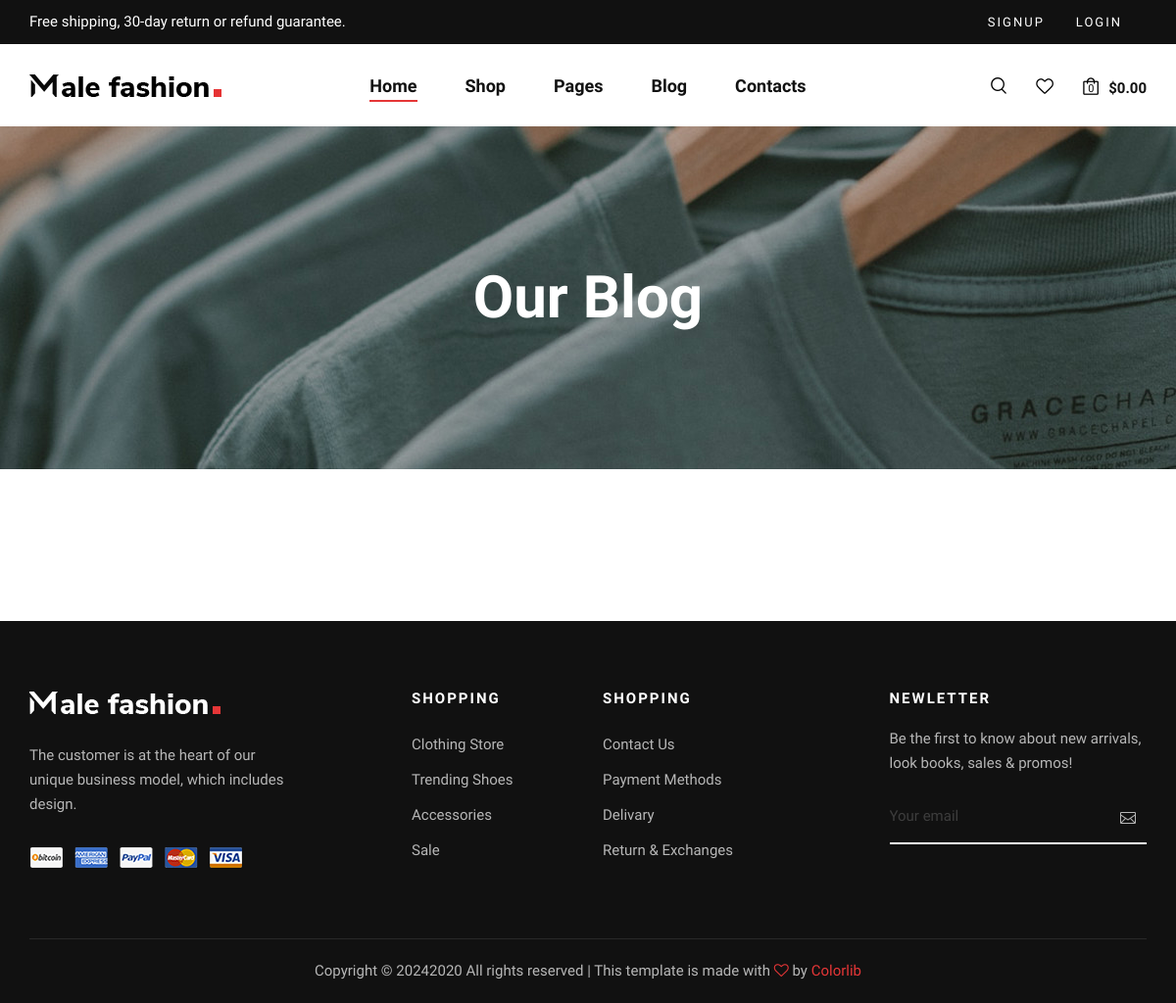
/blog_list/, run on an earlier commit of the app's database.
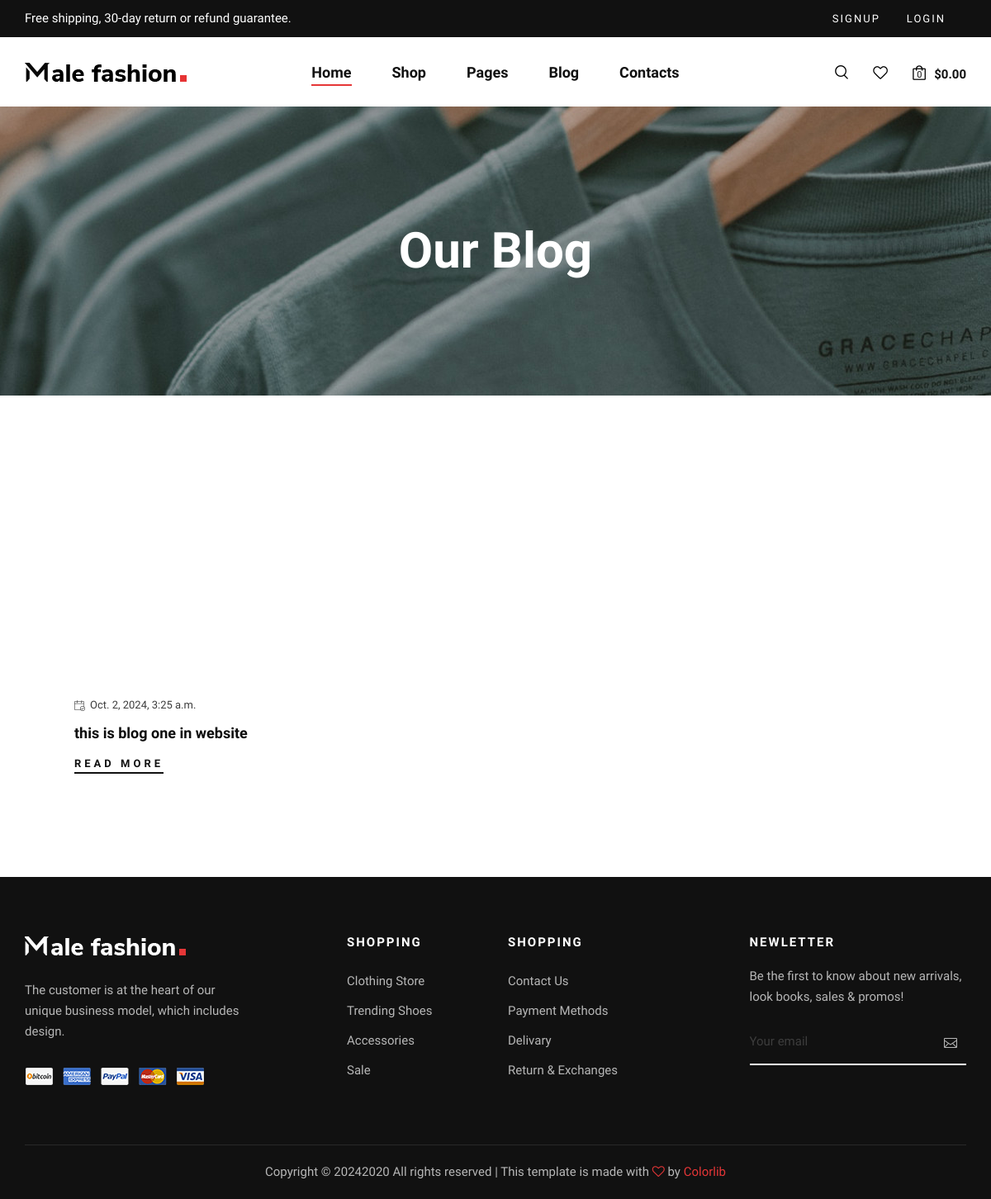
And on a later commit of the database.
### blogs/models.py (models this page shows, shortened)
class Blog(models.Model):
    BLimage=models.ImageField(upload_to='blogs/%y/%m/%d',verbose_name=_('blog image'))
    BLdate=models.DateTimeField(verbose_name=_('date'))
    BLtitle=models.CharField(max_length=400,verbose_name=_('title'))
    BLdescription=models.TextField(max_length=600,verbose_name=_('description'))
    BLauthor=models.CharField(max_length=100,verbose_name=_('author'),blank=True, null=True)
    slug=models.SlugField(blank=True, null=True)
    class Meta:
        verbose_name = 'Blog'
        verbose_name_plural = 'Blogs'

### blogs/views.py (the view)
# urls.py: path('',views.blog_list,name="blog_list"),
def blog_list(request):
    blog=Blog.objects.all()
    context={
        'blog':blog ,
    }
    return render(request,'blogs/blog_list.html',context)

### templates/blogs/blog_list.html (shortened to what this page needs)
{% extends 'base.html' %}
{% load static %}
{% block content %}
    <section class="breadcrumb-blog set-bg" data-setbg="{%static 'img/breadcrumb-bg.jpg' %}">
        <div class="container">
            <div class="row">
                <div class="col-lg-12">
                    <h2>Our Blog</h2>
                </div>
            </div>
        </div>
    </section>
    <section class="blog spad">
        <div class="container">
            <div class="row">
                {% for blog in blog %}
                <div class="col-lg-4 col-md-6 col-sm-6">
                    <div class="blog__item">
                        <div class="blog__item__pic set-bg" data-setbg="{{blog.BLimage.url}}"></div>
                        <div class="blog__item__text">
                            <span><img src="{%static 'img/icon/calendar.png" alt="">{{blog.BLdate}}</span>
                            <h5>{{blog.BLtitle}}</h5>
                            <a href="{% url 'blog_list:blog_detail' blog.slug %}">Read More</a>
                        </div>
                    </div>
                </div>
                {% endfor %}
            </div>
        </div>
    </section>
{% endblock content %}

What changed in the data, as far as the page shows it:
added Blog: BLdate "Oct. 2, 2024, 3:25 a.m.", BLtitle "this is blog one in website"
